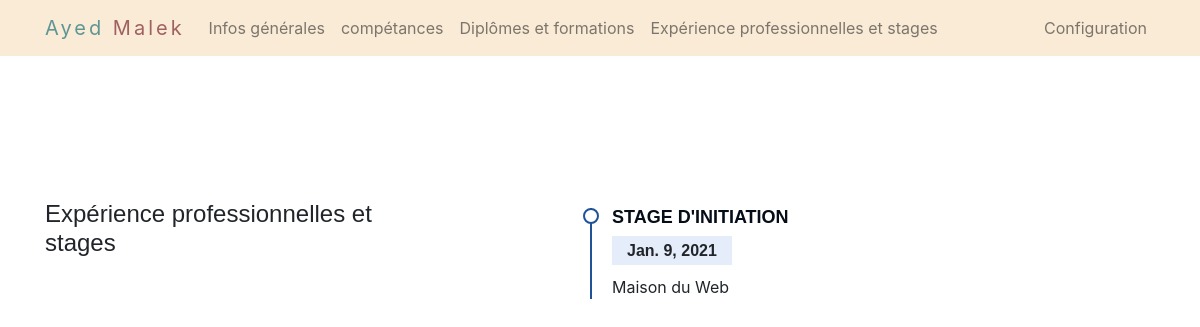
Screenshot of /CV/stage/ with the database file from the repository.
### CV/models.py (models this page shows, shortened)
class stage(models.Model):
    date=models.DateField()
    lieu=models.CharField(max_length=100)
    type=models.CharField(max_length=100)

### CV/views.py (the view)
# urls.py: path('stage/',views.list_stage, name='list_stage'),
def list_stage(request):
    stg=stage.objects.all().values
    template=loader.get_template('stage.html')
    context={
        'stg':stg,
    }
    return HttpResponse(template.render(context,request))

### CV/Templates/stage.html (shortened to what this page needs)
<html>
    {% load static %}
    <head>
        <link rel="stylesheet" href="{% static 'css/style.css'  %}">
        <link rel="stylesheet" href="{% static 'css/bootstrap.min.css' %}">
    </head>
<body>
{% include "navBar.html" %}
<div class="container">
    <div class="row">
      <div class="col-sm-4 ">
<div style="margin-top:200px ;"><h4>Expérience professionnelles et stages</h4></div>
        </div>
    <div class="col-sm-6 " style="margin: 150px 0 0 150px;">
        <section id="resume" class="resume">
            <div class="container">
                {% for s in stg %}
         <div class="resume-item">
          <h4>{{s.type}}</h4>
          <h5>{{s.date }}</h5>
          <p>{{s.lieu}}</p>
        </div>
          {% endfor %}
                    </div>
                </div>
            </div>
</body>
</html>

### CV/static/css/style.css (style rules this page uses)
body { font-family: "Open Sans", sans-serif; color: #272829; }
h1, h2, h3, h4, h5, h6 { font-family: "Raleway", sans-serif; }
section { padding: 60px 0; overflow: hidden; }
.resume .resume-item { padding: 0 0 20px 20px; margin-top: -2px; border-left: 2px solid #1f5297; position: relative; }
.resume .resume-item h4 { line-height: 18px; font-size: 18px; font-weight: 600; text-transform: uppercase; font-family: "Poppins", sans-serif; color: #050d18; margin-bottom: 10px; }
.resume .resume-item h5 { font-size: 16px; background: #e4edf9; padding: 5px 15px; display: inline-block; font-weight: 600; margin-bottom: 10px; }
.resume .resume-item:last-child { padding-bottom: 0; }
.resume .resume-item::before { content: ""; position: absolute; width: 16px; height: 16px; border-radius: 50px; left: -9px; top: 0; background: #fff; border: 2px solid #1f5297; }

### rows the page displays
stage: type "STAGE D'INITIATION", date "Jan. 9, 2021", lieu "Maison du Web"
